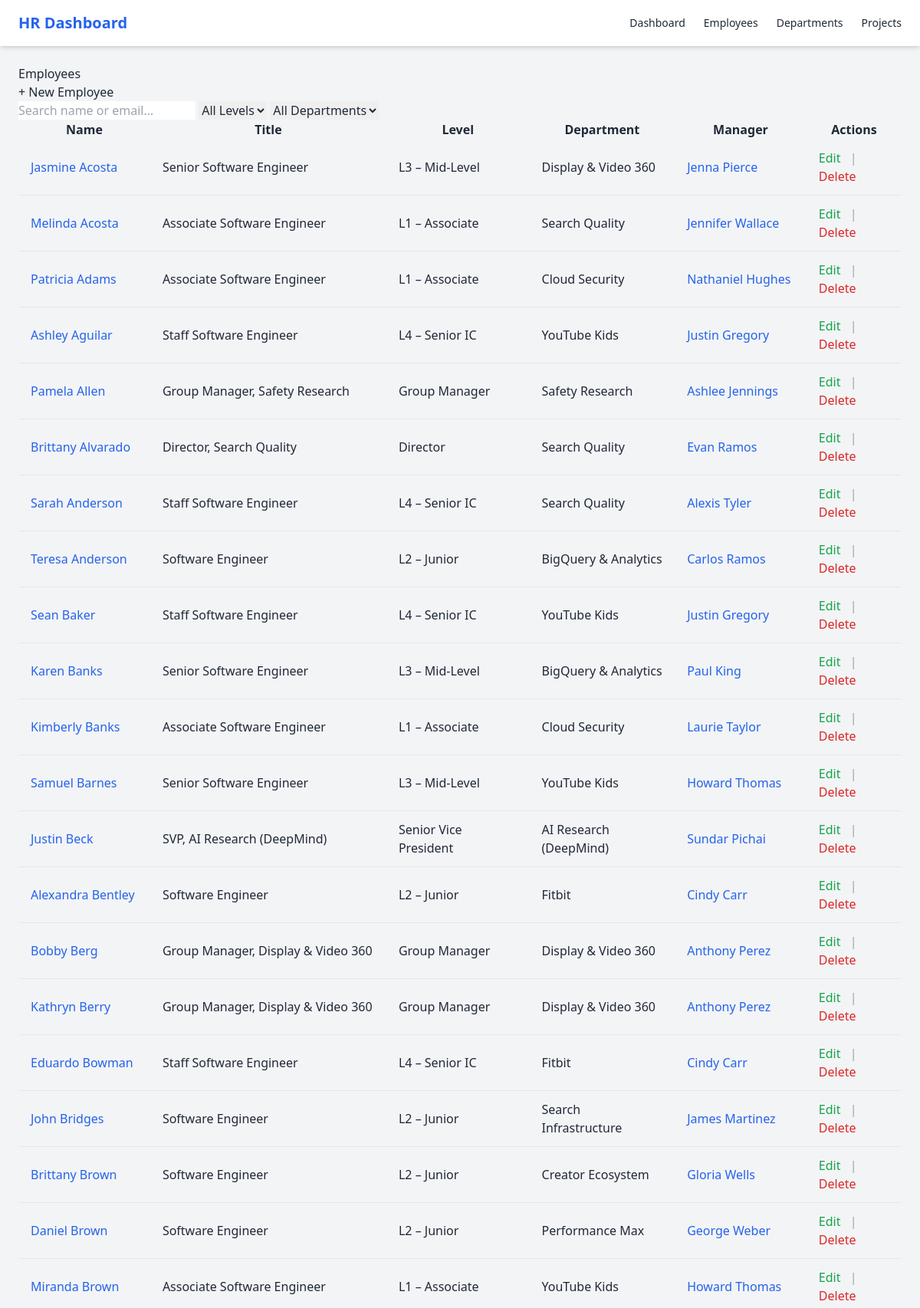
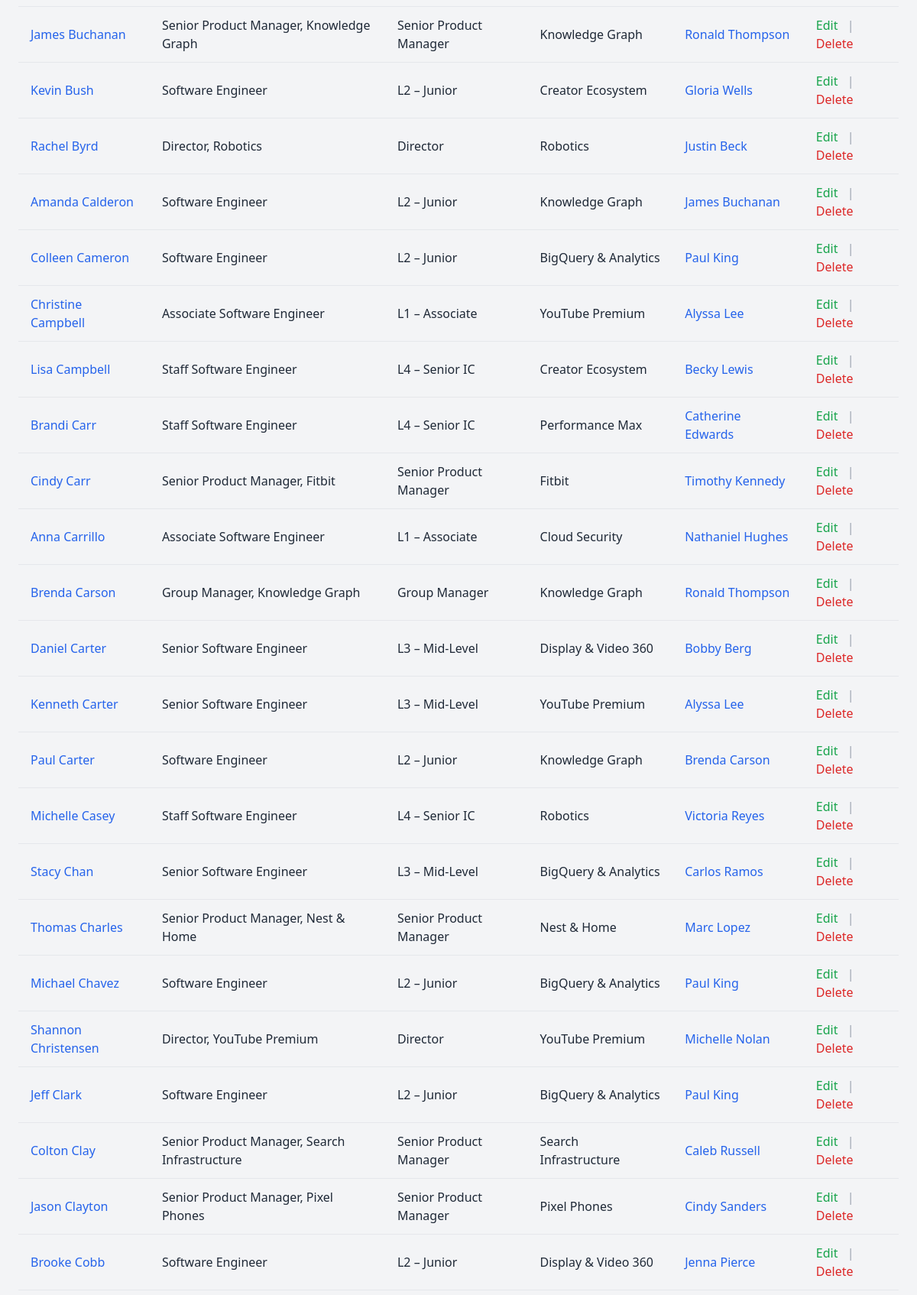
/employees/ (upper part), run on the app's committed database (2 pictures, top to bottom).
### hrms/models.py (models this page shows, shortened)
class Employee(models.Model):
    first_name = models.CharField(max_length=100)
    last_name = models.CharField(max_length=100)
    email = models.EmailField(unique=True)
    title = models.CharField(max_length=200)
    employee_type = models.CharField(
        max_length=2,
        choices=EmployeeType.choices,
        default=EmployeeType.INDIVIDUAL_CONTRIBUTOR,
    )
    level = models.CharField(
        max_length=5,
        choices=EmployeeLevel.choices,
        default=EmployeeLevel.L1,
    )
    department = models.ForeignKey(
        Department,
        null=True,
        blank=True,
        on_delete=models.SET_NULL,
        related_name="employees",
    )
    manager = models.ForeignKey(
        "self",
        null=True,
        blank=True,
        on_delete=models.SET_NULL,
        related_name="direct_reports",
    )
    hire_date = models.DateField()
    is_active = models.BooleanField(default=True)
    bio = models.TextField(blank=True)
    created_at = models.DateTimeField(auto_now_add=True)
    updated_at = models.DateTimeField(auto_now=True)
    @property
    def full_name(self):
        return f"{self.first_name} {self.last_name}"
    class Meta:
        ordering = ["last_name", "first_name"]

class Department(models.Model):
    name = models.CharField(max_length=200, unique=True)
    description = models.TextField(blank=True)
    parent = models.ForeignKey(
        "self",
        null=True,
        blank=True,
        on_delete=models.SET_NULL,
        related_name="sub_departments",
    )
    created_at = models.DateTimeField(auto_now_add=True)
    def __str__(self):
        return self.name
    class Meta:
        ordering = ["name"]

### hrms/views.py (the view, shortened to what this page needs)
# urls.py: path("employees/",                   views.EmployeeListView.as_view(),   name="employee_list"),
class EmployeeListView(ListView):
    model = Employee
    template_name = "hrms/employees/employee_list.html"
    context_object_name = "employees"
    def get_queryset(self):
        qs = Employee.objects.select_related("department", "manager")
        q = self.request.GET.get("q", "")
        if q:
            qs = qs.filter(
                Q(first_name__icontains=q) |
                Q(last_name__icontains=q)
            )
        return qs
    def render_to_response(self, context, **response_kwargs):
        return super().render_to_response(context, **response_kwargs)

### hrms/templates/hrms/employees/employee_list.html (shortened to what this page needs)
{% extends "hrms/base.html" %}
{% block content %}
<h1>Employees</h1>
<a href="{% url 'hrms:employee_create' %}">+ New Employee</a>
<form>
  <input
    type="text"
    name="q"
    value="{{ q }}"
    placeholder="Search name or email…"
    hx-get="{% url 'hrms:employee_list' %}"
    hx-trigger="keyup changed delay:300ms"
    hx-target="#employee-rows"
    hx-swap="innerHTML"
    hx-include="[name='level'],[name='dept']"
  >
  <select
    name="level"
    hx-get="{% url 'hrms:employee_list' %}"
    hx-trigger="change"
    hx-target="#employee-rows"
    hx-swap="innerHTML"
    hx-include="[name='q'],[name='dept']"
  >
    <option value="">All Levels</option>
  </select>
  <select
    name="dept"
    hx-get="{% url 'hrms:employee_list' %}"
    hx-trigger="change"
    hx-target="#employee-rows"
    hx-swap="innerHTML"
    hx-include="[name='q'],[name='level']"
  >
    <option value="">All Departments</option>
  </select>
</form>
<table border="1">
  <thead>
    <tr>
      <th>Name</th><th>Title</th><th>Level</th><th>Department</th><th>Manager</th><th>Actions</th>
    </tr>
  </thead>
  <tbody id="employee-rows">
    {% include "hrms/employees/_table_rows.html" %}
  </tbody>
</table>
{% endblock %}

### hrms/templates/hrms/employees/_table_rows.html
{% for emp in employees %}
<tr class="border-b hover:bg-gray-50 transition">
  <td class="px-4 py-3">
    <a href="{% url 'hrms:employee_detail' emp.pk %}" class="text-blue-600 hover:underline">
      {{ emp.full_name }}
    </a>
  </td>
  <td class="px-4 py-3">{{ emp.title }}</td>
  <td class="px-4 py-3">{{ emp.get_level_display }}</td>
  <td class="px-4 py-3">{{ emp.department }}</td>
  <td class="px-4 py-3">
    {% if emp.manager %}
      <a href="{% url 'hrms:employee_detail' emp.manager.pk %}" class="text-blue-600 hover:underline">
        {{ emp.manager.full_name }}
      </a>
    {% else %}
      —
    {% endif %}
  </td>
  <td class="px-4 py-3">
    <a href="{% url 'hrms:employee_update' emp.pk %}"
       class="text-green-600 font-medium hover:underline">
       Edit
    </a>
    <span class="mx-2 text-gray-400">|</span>
    <button
      hx-delete="{% url 'hrms:employee_delete' emp.pk %}"
      hx-target="closest tr"
      hx-swap="outerHTML"
      hx-confirm="Delete {{ emp.full_name }}?"
      class="text-red-600 font-medium hover:underline"
    >
      Delete
    </button>
  </td>
</tr>
{% empty %}
<tr>
  <td colspan="6" class="px-4 py-4 text-center text-gray-500">
    No employees found.
  </td>
</tr>
{% endfor %}

### data on the page
Employee: full_name "Jasmine Acosta", title "Senior Software Engineer", level "L3 – Mid-Level", department "Display & Video 360", manager.full_name "Jenna Pierce"
Employee: full_name "Melinda Acosta", title "Associate Software Engineer", level "L1 – Associate", department "Search Quality", manager.full_name "Jennifer Wallace"
Employee: full_name "Patricia Adams", title "Associate Software Engineer", level "L1 – Associate", department "Cloud Security", manager.full_name "Nathaniel Hughes"
Employee: full_name "Ashley Aguilar", title "Staff Software Engineer", level "L4 – Senior IC", department "YouTube Kids", manager.full_name "Justin Gregory"
Employee: full_name "Pamela Allen", title "Group Manager, Safety Research", level "Group Manager", department "Safety Research", manager.full_name "Ashlee Jennings"
Employee: full_name "Brittany Alvarado", title "Director, Search Quality", level "Director", department "Search Quality", manager.full_name "Evan Ramos"
Employee: full_name "Sarah Anderson", title "Staff Software Engineer", level "L4 – Senior IC", department "Search Quality", manager.full_name "Alexis Tyler"
Employee: full_name "Teresa Anderson", title "Software Engineer", level "L2 – Junior", department "BigQuery & Analytics", manager.full_name "Carlos Ramos"
Employee: full_name "Sean Baker", title "Staff Software Engineer", level "L4 – Senior IC", department "YouTube Kids", manager.full_name "Justin Gregory"
Employee: full_name "Karen Banks", title "Senior Software Engineer", level "L3 – Mid-Level", department "BigQuery & Analytics", manager.full_name "Paul King"
Employee: full_name "Kimberly Banks", title "Associate Software Engineer", level "L1 – Associate", department "Cloud Security", manager.full_name "Laurie Taylor"
Employee: full_name "Samuel Barnes", title "Senior Software Engineer", level "L3 – Mid-Level", department "YouTube Kids", manager.full_name "Howard Thomas"
Employee: full_name "Justin Beck", title "SVP, AI Research (DeepMind)", level "Senior Vice President", department "AI Research (DeepMind)", manager.full_name "Sundar Pichai"
Employee: full_name "Alexandra Bentley", title "Software Engineer", level "L2 – Junior", department "Fitbit", manager.full_name "Cindy Carr"
Employee: full_name "Bobby Berg", title "Group Manager, Display & Video 360", level "Group Manager", department "Display & Video 360", manager.full_name "Anthony Perez"
Employee: full_name "Kathryn Berry", title "Group Manager, Display & Video 360", level "Group Manager", department "Display & Video 360", manager.full_name "Anthony Perez"
Employee: full_name "Eduardo Bowman", title "Staff Software Engineer", level "L4 – Senior IC", department "Fitbit", manager.full_name "Cindy Carr"
Employee: full_name "John Bridges", title "Software Engineer", level "L2 – Junior", department "Search Infrastructure", manager.full_name "James Martinez"
Employee: full_name "Brittany Brown", title "Software Engineer", level "L2 – Junior", department "Creator Ecosystem", manager.full_name "Gloria Wells"
Employee: full_name "Daniel Brown", title "Software Engineer", level "L2 – Junior", department "Performance Max", manager.full_name "George Weber"
Employee: full_name "Miranda Brown", title "Associate Software Engineer", level "L1 – Associate", department "YouTube Kids", manager.full_name "Howard Thomas"
Employee: full_name "James Buchanan", title "Senior Product Manager, Knowledge Graph", level "Senior Product Manager", department "Knowledge Graph", manager.full_name "Ronald Thompson"
Employee: full_name "Kevin Bush", title "Software Engineer", level "L2 – Junior", department "Creator Ecosystem", manager.full_name "Gloria Wells"
Employee: full_name "Rachel Byrd", title "Director, Robotics", level "Director", department "Robotics", manager.full_name "Justin Beck"
Employee: full_name "Amanda Calderon", title "Software Engineer", level "L2 – Junior", department "Knowledge Graph", manager.full_name "James Buchanan"
Employee: full_name "Colleen Cameron", title "Software Engineer", level "L2 – Junior", department "BigQuery & Analytics", manager.full_name "Paul King"
Employee: full_name "Christine Campbell", title "Associate Software Engineer", level "L1 – Associate", department "YouTube Premium", manager.full_name "Alyssa Lee"
Employee: full_name "Lisa Campbell", title "Staff Software Engineer", level "L4 – Senior IC", department "Creator Ecosystem", manager.full_name "Becky Lewis"
Employee: full_name "Brandi Carr", title "Staff Software Engineer", level "L4 – Senior IC", department "Performance Max", manager.full_name "Catherine Edwards"
Employee: full_name "Cindy Carr", title "Senior Product Manager, Fitbit", level "Senior Product Manager", department "Fitbit", manager.full_name "Timothy Kennedy"
Employee: full_name "Anna Carrillo", title "Associate Software Engineer", level "L1 – Associate", department "Cloud Security", manager.full_name "Nathaniel Hughes"
Employee: full_name "Brenda Carson", title "Group Manager, Knowledge Graph", level "Group Manager", department "Knowledge Graph", manager.full_name "Ronald Thompson"
Employee: full_name "Daniel Carter", title "Senior Software Engineer", level "L3 – Mid-Level", department "Display & Video 360", manager.full_name "Bobby Berg"
Employee: full_name "Kenneth Carter", title "Senior Software Engineer", level "L3 – Mid-Level", department "YouTube Premium", manager.full_name "Alyssa Lee"
Employee: full_name "Paul Carter", title "Software Engineer", level "L2 – Junior", department "Knowledge Graph", manager.full_name "Brenda Carson"
Employee: full_name "Michelle Casey", title "Staff Software Engineer", level "L4 – Senior IC", department "Robotics", manager.full_name "Victoria Reyes"
Employee: full_name "Stacy Chan", title "Senior Software Engineer", level "L3 – Mid-Level", department "BigQuery & Analytics", manager.full_name "Carlos Ramos"
Employee: full_name "Thomas Charles", title "Senior Product Manager, Nest & Home", level "Senior Product Manager", department "Nest & Home", manager.full_name "Marc Lopez"
Employee: full_name "Michael Chavez", title "Software Engineer", level "L2 – Junior", department "BigQuery & Analytics", manager.full_name "Paul King"
Employee: full_name "Shannon Christensen", title "Director, YouTube Premium", level "Director", department "YouTube Premium", manager.full_name "Michelle Nolan"
Employee: full_name "Jeff Clark", title "Software Engineer", level "L2 – Junior", department "BigQuery & Analytics", manager.full_name "Paul King"
Employee: full_name "Colton Clay", title "Senior Product Manager, Search Infrastructure", level "Senior Product Manager", department "Search Infrastructure", manager.full_name "Caleb Russell"
Employee: full_name "Jason Clayton", title "Senior Product Manager, Pixel Phones", level "Senior Product Manager", department "Pixel Phones", manager.full_name "Cindy Sanders"
Employee: full_name "Brooke Cobb", title "Software Engineer", level "L2 – Junior", department "Display & Video 360", manager.full_name "Jenna Pierce"
